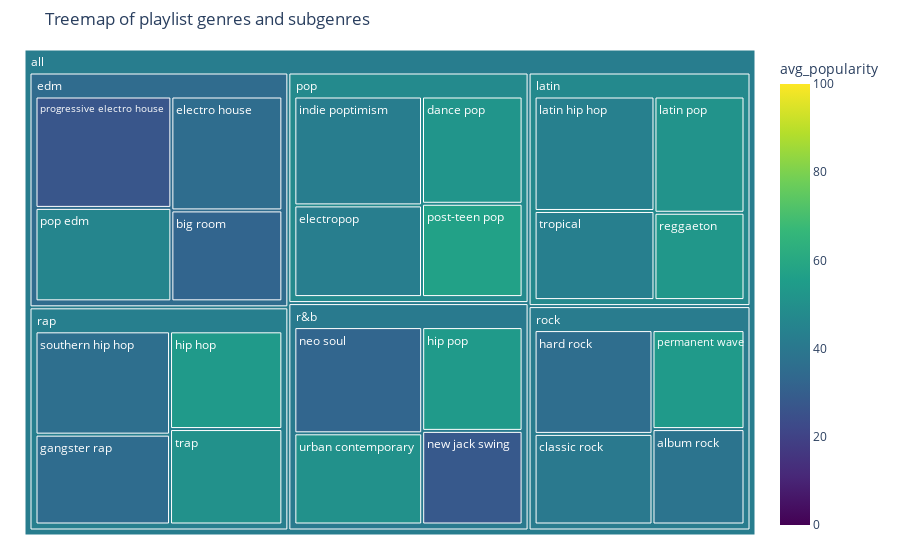

The notebook cell this image was saved under:
### Code cell
#create the treemap
fig_treemap = px.treemap(
    genre_subgenre,
    path = [px.Constant('all'), 'playlist_genre', 'playlist_subgenre'],
    values = 'count',
    color = 'avg_popularity',
    color_continuous_scale = 'Viridis',
    range_color = [0, 100],
    title = 'Treemap of playlist genres and subgenres'
)
fig_treemap.update_layout(margin = dict(t = 50, l = 25, r = 25, b = 25))

### Figure 1 — Plotly figure (JSON) as saved in the notebook; plotly's stock layout.template omitted (floating-point values rounded to 4 significant figures)
{"data": [{"branchvalues": "total", "customdata": [[38.32], [32.28], [40.81], [52.08], [35.51], [42.73], [35.19], [35.84], [53.77], [53.84], [42.48], [43.48], [51.1], [32.69], [28.03], [54.0], [45.69], [56.83], [26.87], [52.93], [36.47], [50.31], [43.33], [50.52], [34.83], [47.04], [47.74], [41.22], [43.24], [41.73], [42.48]], "domain": {"x": [0, 1], "y": [0, 1]}, "hovertemplate": "labels=%{label}<br>count=%{value}<br>parent=%{parent}<br>id=%{id}<br>avg_popularity=%{color}<extra></extra>", "ids": ["all/rock/album rock", "all/edm/big room", "all/rock/classic rock", "all/pop/dance pop", "all/edm/electro house", "all/pop/electropop", "all/rap/gangster rap", "all/rock/hard rock", "all/rap/hip hop", "all/r&b/hip pop", "all/pop/indie poptimism", "all/latin/latin hip hop", "all/latin/latin pop", "all/r&b/neo soul", "all/r&b/new jack swing", "all/rock/permanent wave", "all/edm/pop edm", "all/pop/post-teen pop", "all/edm/progressive electro house", "all/latin/reggaeton", "all/rap/southern hip hop", "all/rap/trap", "all/latin/tropical", "all/r&b/urban contemporary", "all/edm", "all/latin", "all/pop", "all/r&b", "all/rap", "all/rock", "all"], "labels": ["album rock", "big room", "classic rock", "dance pop", "electro house", "electropop", "gangster rap", "hard rock", "hip hop", "hip pop", "indie poptimism", "latin hip hop", "latin pop", "neo soul", "new jack swing", "permanent wave", "pop edm", "post-teen pop", "progressive electro house", "reggaeton", "southern hip hop", "trap", "tropical", "urban contemporary", "edm", "latin", "pop", "r&b", "rap", "rock", "all"], "marker": {"coloraxis": "coloraxis", "colors": [38.32, 32.28, 40.81, 52.08, 35.51, 42.73, 35.19, 35.84, 53.77, 53.84, 42.48, 43.48, 51.1, 32.69, 28.03, 54.0, 45.69, 56.83, 26.87, 52.93, 36.47, 50.31, 43.33, 50.52, 34.83, 47.04, 47.74, 41.22, 43.24, 41.73, 42.48]}, "name": "", "parents": ["all/rock", "all/edm", "all/rock", "all/pop", "all/edm", "all/pop", "all/rap", "all/rock", "all/rap", "all/r&b", "all/pop", "all/latin", "all/latin", "all/r&b", "all/r&b", "all/rock", "all/edm", "all/pop", "all/edm", "all/latin", "all/rap", "all/rap", "all/latin", "all/r&b", "all", "all", "all", "all", "all", "all", ""], "type": "treemap", "values": [1065, 1206, 1296, 1298, 1511, 1408, 1456, 1485, 1322, 1256, 1672, 1655, 1262, 1637, 1133, 1105, 1517, 1129, 1809, 948, 1674, 1291, 1288, 1405, 6043, 5153, 5507, 5431, 5743, 4951, 32828]}], "layout": {"coloraxis": {"cmax": 100, "cmin": 0, "colorbar": {"title": {"text": "avg_popularity"}}, "colorscale": [[0, "#440154"], [0.1111, "#482878"], [0.2222, "#3e4989"], [0.3333, "#31688e"], [0.4444, "#26828e"], [0.5556, "#1f9e89"], [0.6667, "#35b779"], [0.7778, "#6ece58"], [0.8889, "#b5de2b"], [1, "#fde725"]]}, "legend": {"tracegroupgap": 0}, "margin": {"b": 25, "l": 25, "r": 25, "t": 50}, "title": {"text": "Treemap of playlist genres and subgenres"}}}
